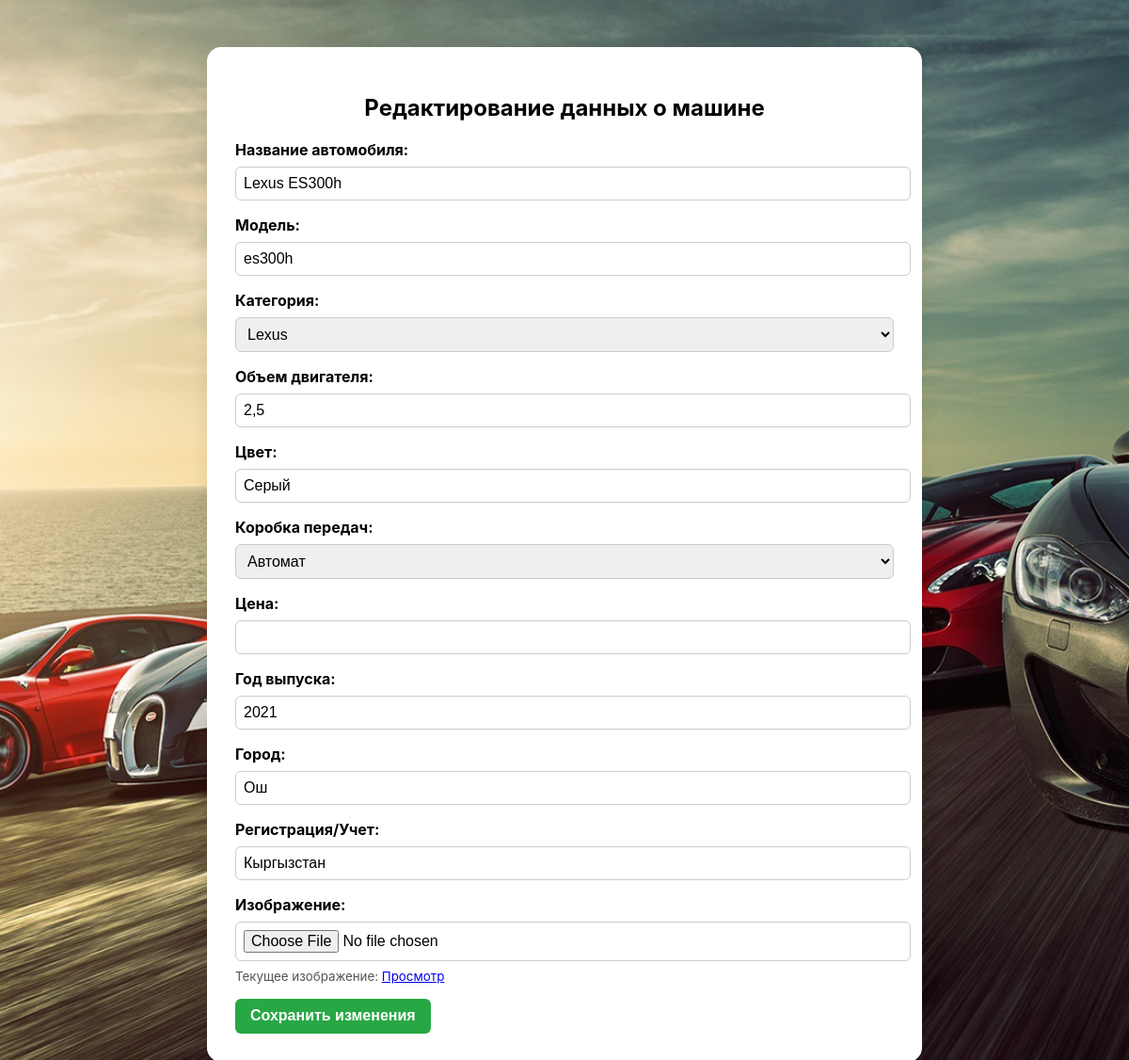
Screenshot of /car_update/3/ with the database file from the repository.
### app/models.py (models this page shows, shortened)
class Car(models.Model):
    user = models.ForeignKey(User, on_delete=models.CASCADE)
    title = models.CharField(max_length=100)
    model = models.CharField(max_length=100)
    engine_volume = models.CharField(max_length=100)
    color = models.CharField(max_length=100)
    transmission = models.CharField(max_length=100)
    category = models.ForeignKey(Category, on_delete=models.PROTECT)
    price = models.DecimalField(decimal_places=2, max_digits=10)
    year_of_manufacture = models.PositiveSmallIntegerField()
    location = models.CharField(max_length=100)
    registration = models.CharField(max_length=100)
    image = models.ImageField(upload_to='cars/images/')

class Category(models.Model):
    title = models.CharField(max_length=100)

### app/views.py (the view, shortened to what this page needs)
# urls.py: path('car_update/<int:car_id>/', views.car_update, name='car_update'),
def car_update(request, car_id):
    car = Car.objects.get(id=car_id)
    categories = Category.objects.all()
    return render(request, 'app/car_data_update.html', {'car': car, 'categories': categories})

### app/templates/app/car_data_update.html (shortened to what this page needs)
{% load static %}
<!DOCTYPE html>
<html lang="ru">
<head>
</head>
<body>
<div class="container form-container">
    <h2 class="text-center mb-4">Редактирование данных о машине</h2>
    <form method="POST" enctype="multipart/form-data">
        <div class="mb-3">
            <label for="title" class="form-label">Название автомобиля:</label>
            <input type="text" name="title" id="title" class="form-control" value="{{ car.title }}">
        </div>
        <div class="mb-3">
            <label for="model" class="form-label">Модель:</label>
            <input type="text" name="model" id="model" class="form-control" value="{{ car.model }}">
        </div>
        <div class="mb-3">
            <label for="category" class="form-label">Категория:</label>
            <select name="category" id="category" class="form-select" required>
                {% for category in categories %}
                    <option value="{{ category.id }}" {% if car.category.id == category.id %}selected{% endif %}>
                        {{ category.title }}
                    </option>
                {% endfor %}
            </select>
        </div>
        <div class="mb-3">
            <label for="engine_volume" class="form-label">Объем двигателя:</label>
            <input type="text" name="engine_volume" id="engine_volume" class="form-control" value="{{ car.engine_volume }}">
        </div>
        <div class="mb-3">
            <label for="color" class="form-label">Цвет:</label>
            <input type="text" name="color" id="color" class="form-control" value="{{ car.color }}">
        </div>
        <div class="mb-3">
            <label for="transmission" class="form-label">Коробка передач:</label>
            <select name="transmission" id="transmission" class="form-select" required>
                <option value="Автомат" {% if car.transmission == "Автомат" %}selected{% endif %}>Автомат</option>
            </select>
        </div>
        <div class="mb-3">
            <label for="price" class="form-label">Цена:</label>
            <input type="number" step="any" name="price" id="price" class="form-control" value="{{ car.price }}">
        </div>
        <div class="mb-3">
            <label for="year_of_manufacture" class="form-label">Год выпуска:</label>
            <input type="number" name="year_of_manufacture" id="year_of_manufacture" class="form-control" value="{{ car.year_of_manufacture }}">
        </div>
        <div class="mb-3">
            <label for="location" class="form-label">Город:</label>
            <input type="text" name="location" id="location" class="form-control" value="{{ car.location }}">
        </div>
        <div class="mb-3">
            <label for="registration" class="form-label">Регистрация/Учет:</label>
            <input type="text" name="registration" id="registration" class="form-control" value="{{ car.registration }}">
        </div>
        <div class="mb-3">
            <label for="image" class="form-label">Изображение:</label>
            <input type="file" name="image" id="image" class="form-control">
            {% if car.image %}
                <small>Текущее изображение: <a href="{{ car.image.url }}" target="_blank">Просмотр</a></small>
            {% endif %}
        </div>
        <button type="submit" class="btn btn-success w-100">Сохранить изменения</button>
    </form>
</div>
</body>
</html>

### rows the page displays
Car: title "Lexus ES300h", model "es300h", category "Lexus", engine_volume "2,5", color "Серый", transmission "Автомат", year_of_manufacture "2021", location "Ош", registration "Кыргызстан"
